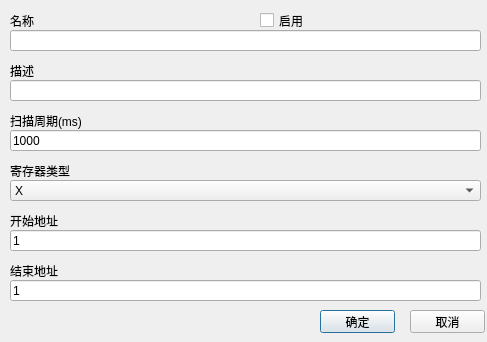
<?xml version="1.0" encoding="UTF-8"?>
<ui version="4.0">
 <class>CMDDataBlockDialog</class>
 <widget class="QDialog" name="CMDDataBlockDialog">
  <property name="enabled">
   <bool>true</bool>
  </property>
  <property name="geometry">
   <rect>
    <x>0</x>
    <y>0</y>
    <width>487</width>
    <height>342</height>
   </rect>
  </property>
  <property name="sizePolicy">
   <sizepolicy hsizetype="Fixed" vsizetype="Fixed">
    <horstretch>0</horstretch>
    <verstretch>0</verstretch>
   </sizepolicy>
  </property>
  <property name="windowTitle">
   <string>Dialog</string>
  </property>
  <widget class="QLineEdit" name="nameEdit">
   <property name="geometry">
    <rect>
     <x>10</x>
     <y>30</y>
     <width>471</width>
     <height>21</height>
    </rect>
   </property>
  </widget>
  <widget class="QLabel" name="label_4">
   <property name="geometry">
    <rect>
     <x>10</x>
     <y>60</y>
     <width>471</width>
     <height>21</height>
    </rect>
   </property>
   <property name="text">
    <string>描述</string>
   </property>
  </widget>
  <widget class="QLineEdit" name="descriptionEdit">
   <property name="geometry">
    <rect>
     <x>10</x>
     <y>80</y>
     <width>471</width>
     <height>21</height>
    </rect>
   </property>
   <property name="readOnly">
    <bool>false</bool>
   </property>
  </widget>
  <widget class="QLabel" name="label_2">
   <property name="geometry">
    <rect>
     <x>10</x>
     <y>10</y>
     <width>241</width>
     <height>21</height>
    </rect>
   </property>
   <property name="text">
    <string>名称</string>
   </property>
  </widget>
  <widget class="QLineEdit" name="rateEdit">
   <property name="geometry">
    <rect>
     <x>10</x>
     <y>130</y>
     <width>471</width>
     <height>21</height>
    </rect>
   </property>
   <property name="text">
    <string notr="true">1000</string>
   </property>
   <property name="readOnly">
    <bool>false</bool>
   </property>
  </widget>
  <widget class="QLabel" name="label_5">
   <property name="geometry">
    <rect>
     <x>10</x>
     <y>110</y>
     <width>471</width>
     <height>21</height>
    </rect>
   </property>
   <property name="text">
    <string>扫描周期(ms)</string>
   </property>
  </widget>
  <widget class="QLineEdit" name="startAddressEdit">
   <property name="geometry">
    <rect>
     <x>10</x>
     <y>230</y>
     <width>471</width>
     <height>21</height>
    </rect>
   </property>
   <property name="text">
    <string>1</string>
   </property>
   <property name="readOnly">
    <bool>false</bool>
   </property>
  </widget>
  <widget class="QLabel" name="label_6">
   <property name="geometry">
    <rect>
     <x>10</x>
     <y>210</y>
     <width>471</width>
     <height>21</height>
    </rect>
   </property>
   <property name="text">
    <string>开始地址</string>
   </property>
  </widget>
  <widget class="QCheckBox" name="enableCheckBox">
   <property name="geometry">
    <rect>
     <x>260</x>
     <y>10</y>
     <width>181</width>
     <height>21</height>
    </rect>
   </property>
   <property name="layoutDirection">
    <enum>Qt::LeftToRight</enum>
   </property>
   <property name="text">
    <string>启用</string>
   </property>
  </widget>
  <widget class="QLineEdit" name="endAddressEdit">
   <property name="geometry">
    <rect>
     <x>10</x>
     <y>280</y>
     <width>471</width>
     <height>21</height>
    </rect>
   </property>
   <property name="text">
    <string>1</string>
   </property>
   <property name="readOnly">
    <bool>false</bool>
   </property>
  </widget>
  <widget class="QLabel" name="label_7">
   <property name="geometry">
    <rect>
     <x>10</x>
     <y>260</y>
     <width>471</width>
     <height>21</height>
    </rect>
   </property>
   <property name="text">
    <string>结束地址</string>
   </property>
  </widget>
  <widget class="QLabel" name="label_8">
   <property name="geometry">
    <rect>
     <x>10</x>
     <y>160</y>
     <width>461</width>
     <height>21</height>
    </rect>
   </property>
   <property name="text">
    <string>寄存器类型</string>
   </property>
  </widget>
  <widget class="QPushButton" name="okButton">
   <property name="geometry">
    <rect>
     <x>320</x>
     <y>310</y>
     <width>75</width>
     <height>23</height>
    </rect>
   </property>
   <property name="text">
    <string>确定</string>
   </property>
  </widget>
  <widget class="QPushButton" name="cancelButton">
   <property name="geometry">
    <rect>
     <x>410</x>
     <y>310</y>
     <width>75</width>
     <height>23</height>
    </rect>
   </property>
   <property name="text">
    <string>取消</string>
   </property>
  </widget>
  <widget class="QComboBox" name="registerComboBox">
   <property name="geometry">
    <rect>
     <x>10</x>
     <y>180</y>
     <width>471</width>
     <height>21</height>
    </rect>
   </property>
   <item>
    <property name="text">
     <string>X</string>
    </property>
   </item>
   <item>
    <property name="text">
     <string>Y</string>
    </property>
   </item>
   <item>
    <property name="text">
     <string>DX</string>
    </property>
   </item>
   <item>
    <property name="text">
     <string>DY</string>
    </property>
   </item>
   <item>
    <property name="text">
     <string>M</string>
    </property>
   </item>
   <item>
    <property name="text">
     <string>D</string>
    </property>
   </item>
   <item>
    <property name="text">
     <string>W</string>
    </property>
   </item>
   <item>
    <property name="text">
     <string>B</string>
    </property>
   </item>
   <item>
    <property name="text">
     <string>SB</string>
    </property>
   </item>
   <item>
    <property name="text">
     <string>SM</string>
    </property>
   </item>
   <item>
    <property name="text">
     <string>L</string>
    </property>
   </item>
   <item>
    <property name="text">
     <string>F</string>
    </property>
   </item>
   <item>
    <property name="text">
     <string>V</string>
    </property>
   </item>
   <item>
    <property name="text">
     <string>S</string>
    </property>
   </item>
   <item>
    <property name="text">
     <string>TS</string>
    </property>
   </item>
   <item>
    <property name="text">
     <string>TC</string>
    </property>
   </item>
   <item>
    <property name="text">
     <string>SS</string>
    </property>
   </item>
   <item>
    <property name="text">
     <string>SC</string>
    </property>
   </item>
   <item>
    <property name="text">
     <string>CS</string>
    </property>
   </item>
   <item>
    <property name="text">
     <string>CC</string>
    </property>
   </item>
   <item>
    <property name="text">
     <string>SD</string>
    </property>
   </item>
   <item>
    <property name="text">
     <string>SW</string>
    </property>
   </item>
   <item>
    <property name="text">
     <string>R</string>
    </property>
   </item>
   <item>
    <property name="text">
     <string>Z</string>
    </property>
   </item>
   <item>
    <property name="text">
     <string>TN</string>
    </property>
   </item>
   <item>
    <property name="text">
     <string>SN</string>
    </property>
   </item>
   <item>
    <property name="text">
     <string>CN</string>
    </property>
   </item>
  </widget>
 </widget>
 <resources/>
 <connections/>
</ui>
